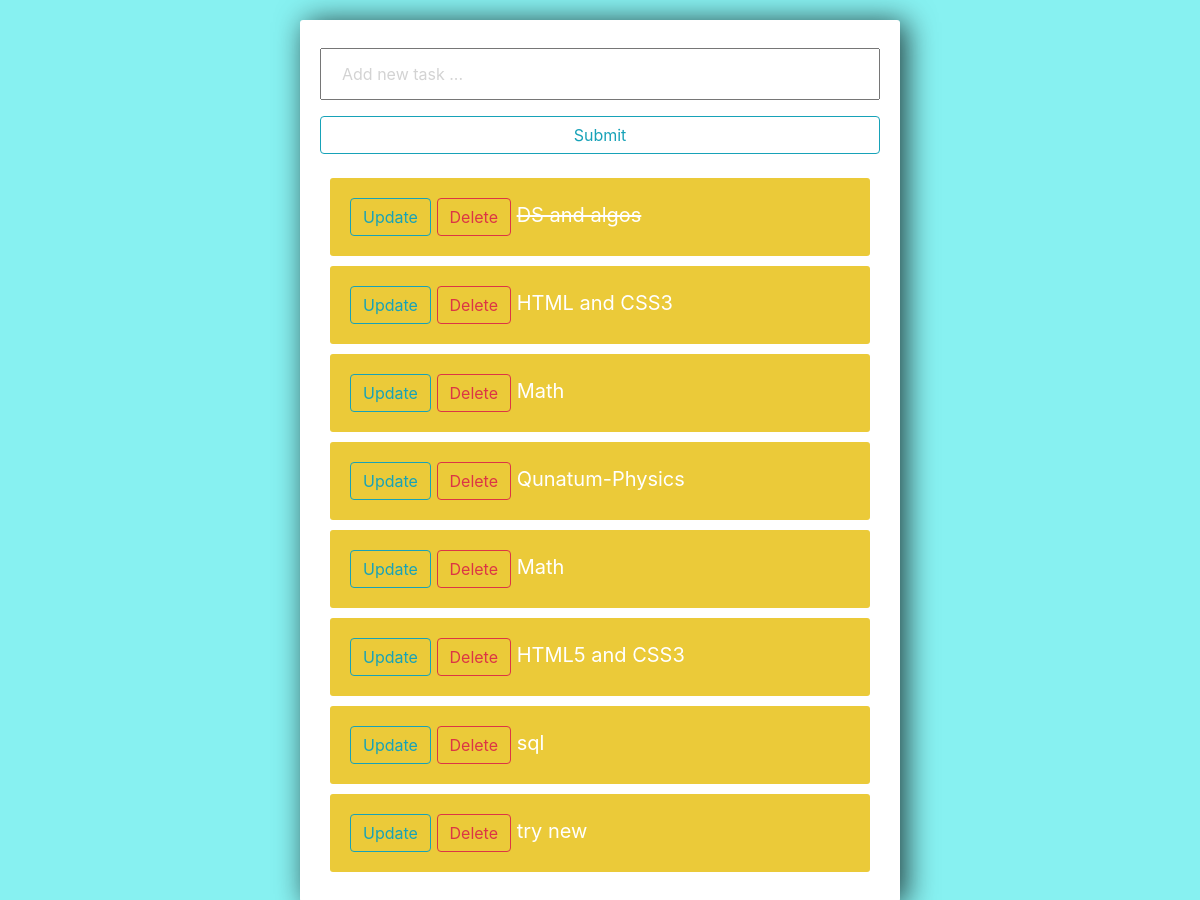
The app's page /, older data.
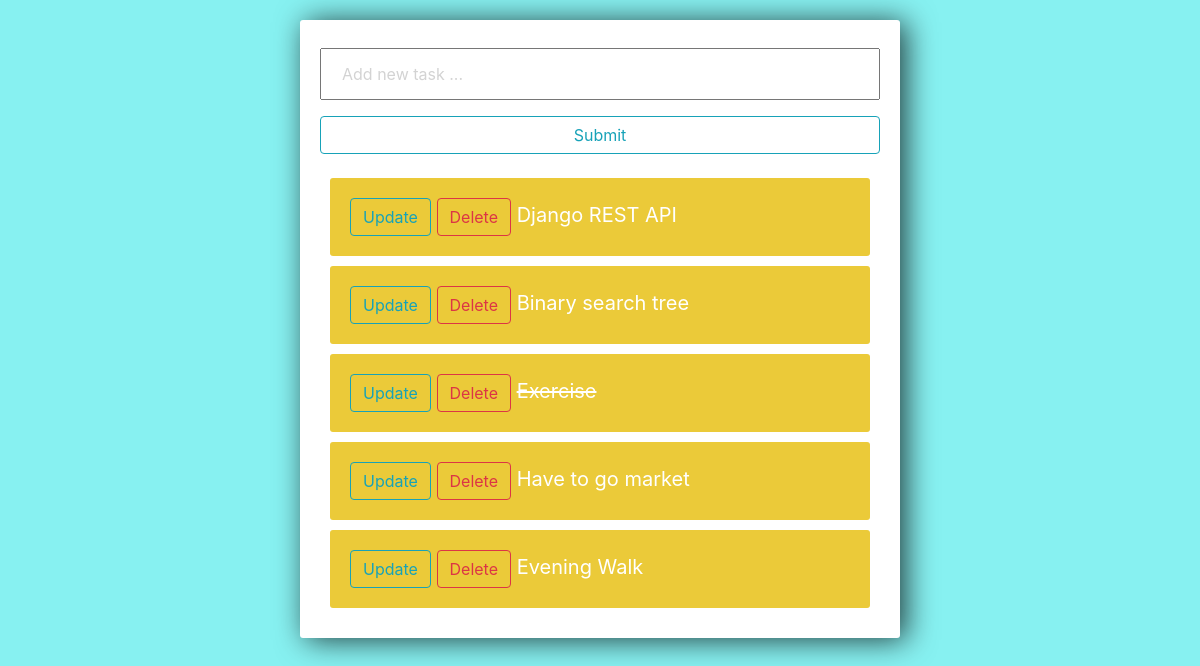
The same page, newer data.
### todo/models.py (models this page shows)
class Task(models.Model):
    title = models.CharField(max_length = 200)
    complete = models.BooleanField(default = False)
    created = models.DateTimeField(auto_now_add = True)
    def __str__(self):
        return self.title

### todo/views.py (the view)
# urls.py: 2. Add a URL to urlpatterns:  path('', views.home, name='home')
def home(request):
    tasks = Task.objects.all()
    form = TaskForm()
    if request.method == 'POST':
        form = TaskForm(request.POST)
        if form.is_valid():
            form.save()
        return redirect('/')
    context = {'tasks':tasks, 'form':form}
    return render (request, 'todo/list.html', context)

### todo/forms.py
class TaskForm(forms.ModelForm):
    title = forms.CharField(widget=forms.TextInput(attrs={'placeholder':'Add new task ...'}))
    class Meta:
        model = Task
        fields = '__all__'

### todo/templates/todo/list.html (shortened to what this page needs)
<div class="center-column">
    {% extends "todo/base.html" %}
        {% block content %}
            <form method="POST" action="/">
                {{form.title}}
                <input class="btn btn-outline-info" type="submit"  name ='Create a task'>
            </form>
            {% for task in tasks %}
                <div class="item-row">
                    <a class="btn btn-outline-info" href="{% url 'update-task' task.id %}"> Update </a>
                    <a class="btn btn-outline-danger" href="{% url 'delete-task' task.id %}"> Delete </a>
                    {% if task.complete == True %}
                        <strike>{{ task }}</strike>
                    {% else %}
                        <span>{{ task }}</span>
                    {% endif %}
                </div>
            {% endfor %}
        {% endblock %}

### todo/templates/todo/base.html (shortened to what this page needs)
{% load static %}
<!DOCTYPE html>
<html lang="en">
<head>
    <link rel="stylesheet" href="https://maxcdn.bootstrapcdn.com/bootstrap/4.0.0/css/bootstrap.min.css">
    <link rel="stylesheet" href="{% static 'todo/main.css'%}">
</head>
<body>
    {% block content %}
    {% endblock %}
</body>
</html>

### todo/static/todo/main.css (style rules this page uses)
body { background: #87f1f1; color: #333333; }
input { width: 100%; padding: 12px 20px; margin: 8px 0; box-sizing: border-box; }
input::placeholder { color: #d3d3d3 ; }
.center-column { width: 600px; margin: 20px auto; padding: 20px; background-color:#fff; border-radius: 3px ; box-shadow: 6px 2px 30px 0px rgba(0, 0,0, 0.75); }
.item-row { background-color:#ebca39; margin: 10px; padding: 20px ; border-radius: 3px; color: #ffffff; font-size-adjust: initial; font-size: 20px; }

Row changes from the older to the newer data that the page shows:
removed Task: title "DS and algos"
removed Task: title "HTML and CSS3"
removed Task: title "Math"
removed Task: title "Qunatum-Physics"
removed Task: title "Math"
removed Task: title "HTML5 and CSS3"
removed Task: title "sql"
removed Task: title "try new"
added Task: title "Django REST API"
added Task: title "Binary search tree"
added Task: title "Exercise"
added Task: title "Have to go market"
added Task: title "Evening Walk"
